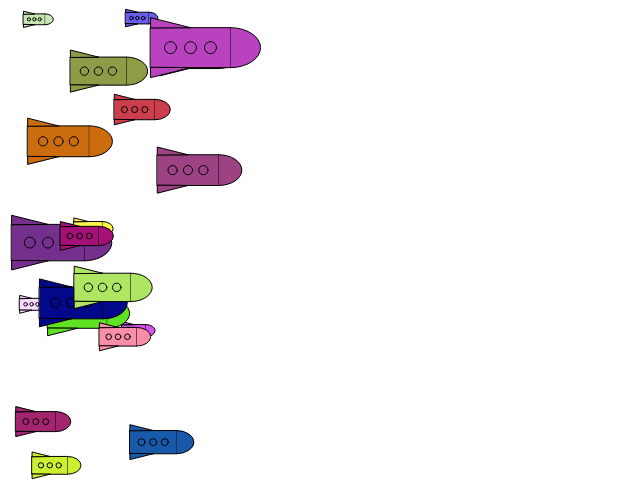
Frame 1 (no input)
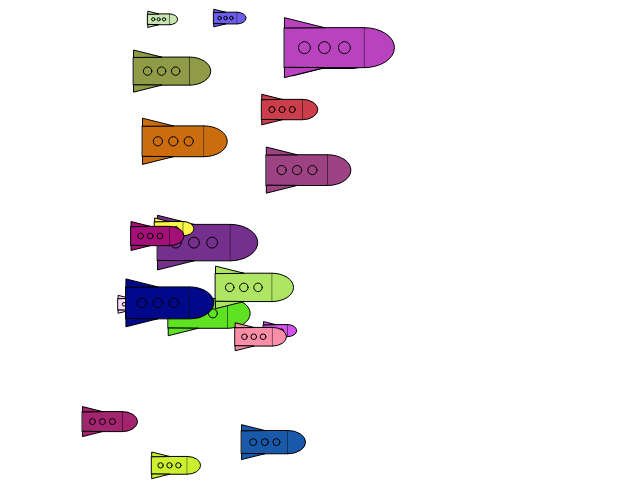
Frame 60 (no input)
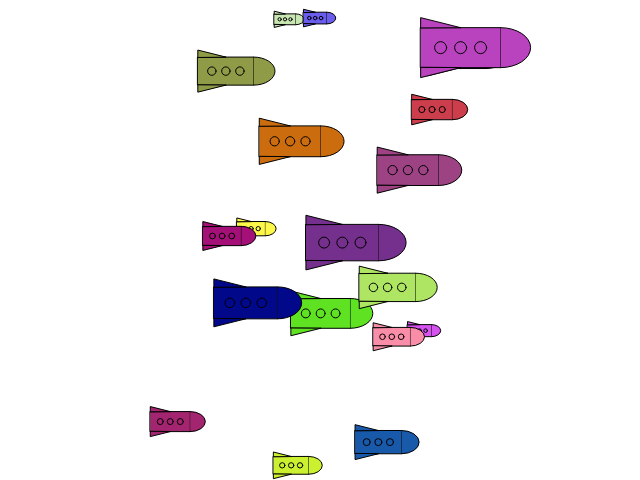
Frame 120 (the mouse pressed at the canvas centre since frame 60)

The p5.js sketch that drew these frames (run headless with seeded random() and noise() and a simulated clock; from frame 60 on, the mouse is pressed at the canvas centre):

// p5.js sketch
// ── sketch.js
var numShips = 20;
var x = [];
var y = [];
var speed = [];
var size = [];
var shipColor = [];

var rot = 0;

function setup() {
    createCanvas(640, 480);
    
    for (var i = 0; i < numShips; i++) {
        x[i] = random( 0, width/4 );
        y[i] = random( 0, height );
        speed[i] = random(1, 3);
        size[i] = random(10, 40);
        
        var r = random(0, 255);
        var b = random(0, 255);
        var g = random(0, 255);
        
        shipColor[i] = color(r, g, b);
    }
    
   /* translate(width/2, height/2);
    scale(0.5);*/
   
}

function draw() {
    background("white");
    
    /*rotate(rot);
    rot += -0.04;*/

    for (var i = 0; i < numShips; i++) {
        
        fill(shipColor[i]);
        rocket(x[i], y[i], size[i]);
        if (x[i] < width) x[i] += speed[i] ;
        else x[i] = 0;
    }
    
    

}




var rocket = function(x, y, size) {
        
    var fin = size/4;
    var cone = size * 1.5;
    var windowWidth = size/3.33;
    var distance = size/2;
        
    rect(x, y, size * 2, size);
    triangle(x, y, x, y - fin, x + size, y);
    triangle(x, y + size, x, y + size + fin, x + size, y + size);
    
    
    arc(x + size*2, y + size/2, cone, size, PI + HALF_PI, HALF_PI);
    
    for (var i = 0; i < 3; i++ ) {
        ellipse( 
            x + distance + i*distance, 
            y + size/2, 
            windowWidth, 
            windowWidth );
    }
}
